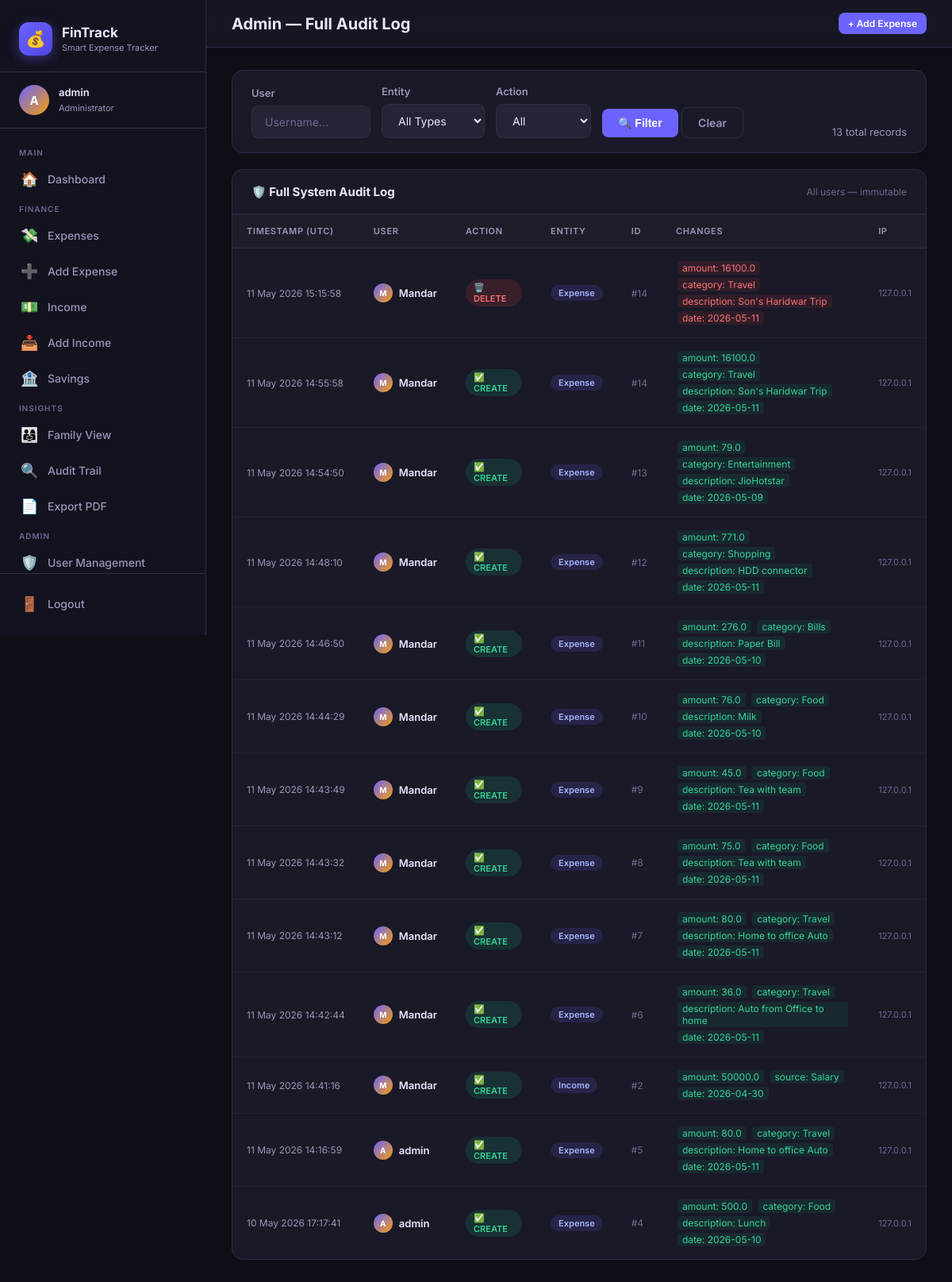
The page /admin/audit (signed in) on the database its author committed.
### app.py (models this page shows, shortened)
class AuditLog(db.Model):
    id          = db.Column(db.Integer, primary_key=True)
    user_id     = db.Column(db.Integer, db.ForeignKey('user.id'), nullable=False)
    username    = db.Column(db.String(80), nullable=False)          # denormalised for history
    action      = db.Column(db.String(20), nullable=False)          # CREATE | UPDATE | DELETE
    entity_type = db.Column(db.String(30), nullable=False)          # Expense | Income | Saving
    entity_id   = db.Column(db.Integer,    nullable=True)
    old_values  = db.Column(db.Text,       nullable=True)           # JSON snapshot before change
    new_values  = db.Column(db.Text,       nullable=True)           # JSON snapshot after change
    ip_address  = db.Column(db.String(50), nullable=True)
    timestamp   = db.Column(db.DateTime,   default=datetime.utcnow, nullable=False)
    @property
    def old_dict(self):
        return json.loads(self.old_values) if self.old_values else {}
    @property
    def new_dict(self):
        return json.loads(self.new_values) if self.new_values else {}

### app.py (the view)
@app.route('/admin/audit')
@admin_required
def admin_audit():
    etype  = request.args.get('entity', '')
    action = request.args.get('action', '')
    user_f = request.args.get('user', '')
    page   = int(request.args.get('page', 1))
    per    = 40
    q = AuditLog.query
    if etype:  q = q.filter_by(entity_type=etype)
    if action: q = q.filter_by(action=action)
    if user_f: q = q.filter(AuditLog.username.ilike(f'%{user_f}%'))
    q = q.order_by(AuditLog.timestamp.desc())
    total  = q.count()
    logs   = q.offset((page-1)*per).limit(per).all()
    pages  = (total + per - 1) // per
    users  = [u.username for u in User.query.filter_by(is_approved=True).all()]
    return render_template('admin_audit.html', logs=logs, total=total,
                           page=page, pages=pages,
                           entity=etype, action=action, user_f=user_f, users=users)

### app.py (called while the page is built)
def admin_required(f):
    @wraps(f)
    def dec(*a, **kw):
        if 'user_id' not in session:
            return redirect(url_for('login'))
        u = User.query.get(session['user_id'])
        if not u or u.role != 'admin':
            flash('Admin only.', 'danger')
            return redirect(url_for('dashboard'))
        return f(*a, **kw)
    return dec

### templates/admin_audit.html (shortened to what this page needs)
{% extends 'base.html' %}
{% block page_title %}Admin — Full Audit Log{% endblock %}
{% block content %}
<form method="GET" class="filters" style="margin-bottom:20px;">
  <div class="form-group">
    <label class="form-label">User</label>
    <input class="form-control" type="text" name="user" value="{{ user_f }}" placeholder="Username…" style="width:150px;">
  </div>
  <div class="form-group">
    <label class="form-label">Entity</label>
    <select class="form-control" name="entity" style="width:130px;">
      <option value="">All Types</option>
    </select>
  </div>
  <div class="form-group">
    <label class="form-label">Action</label>
    <select class="form-control" name="action" style="width:120px;">
      <option value="">All</option>
    </select>
  </div>
  <div class="form-group" style="align-self:flex-end;">
    <button class="btn btn-primary" type="submit">🔍 Filter</button>
    <a href="{{ url_for('admin_audit') }}" class="btn btn-ghost">Clear</a>
  </div>
  <div class="ml-auto" style="align-self:flex-end;color:var(--text-muted);font-size:13px;">
    {{ total }} total record{{ 's' if total != 1 else '' }}
  </div>
</form>
<div class="table-card">
  <div class="table-header">
    <span class="table-title">🛡️ Full System Audit Log</span>
    <span style="font-size:12px;color:var(--text-dim);">All users — immutable</span>
  </div>
  {% if logs %}
  <div style="overflow-x:auto;">
    <table>
      <thead>
        <tr><th>Timestamp (UTC)</th><th>User</th><th>Action</th><th>Entity</th><th>ID</th><th>Changes</th><th>IP</th></tr>
      </thead>
      <tbody>
        {% for log in logs %}
        <tr>
          <td style="color:var(--text-muted);font-size:12px;white-space:nowrap;">{{ log.timestamp.strftime('%d %b %Y %H:%M:%S') }}</td>
          <td>
            <div class="flex gap-2">
              <div class="user-avatar" style="width:24px;height:24px;font-size:10px;flex-shrink:0;">{{ log.username[0].upper() }}</div>
              <span style="font-size:13px;font-weight:600;">{{ log.username }}</span>
            </div>
          </td>
          <td>
            {% if log.action == 'CREATE' %}<span class="badge badge-success">✅ CREATE</span>
            {% elif log.action == 'UPDATE' %}<span class="badge badge-warning">✏️ UPDATE</span>
            {% else %}<span class="badge badge-danger">🗑️ DELETE</span>{% endif %}
          </td>
          <td><span class="badge badge-primary">{{ log.entity_type }}</span></td>
          <td style="color:var(--text-dim);font-size:12px;">#{{ log.entity_id }}</td>
          <td style="font-size:12px;max-width:380px;">
            {% if log.action == 'CREATE' %}
              {% for k, v in log.new_dict.items() %}
              <span style="display:inline-block;margin:2px;background:rgba(16,185,129,.1);color:#34d399;padding:1px 6px;border-radius:4px;">{{ k }}: {{ v }}</span>
              {% endfor %}
            {% elif log.action == 'DELETE' %}
              {% for k, v in log.old_dict.items() %}
              <span style="display:inline-block;margin:2px;background:rgba(239,68,68,.1);color:#f87171;padding:1px 6px;border-radius:4px;">{{ k }}: {{ v }}</span>
              {% endfor %}
            {% endif %}
          </td>
          <td style="color:var(--text-dim);font-size:11px;">{{ log.ip_address or '—' }}</td>
        </tr>
        {% endfor %}
      </tbody>
    </table>
  </div>
  {% else %}
  <div class="empty-state"><div class="icon">🛡️</div><p>No audit records yet.</p></div>
  {% endif %}
</div>
{% endblock %}

### static/css/style.css (style rules this page uses)
:root { --primary: #6c63ff; --primary-dark: #4f46e5; --primary-light: #a5b4fc; --accent: #f59e0b; --danger: #ef4444; --success: #10b981; --warning: #f59e0b; --info: #3b82f6; --bg: #0f0e17; --bg-card: #1a1927; --bg-sidebar: #13121f; --bg-input: #252336; --border: #2e2c45; --text: #e8e6ff; --text-muted: #9796b8; --text-dim: #6b6990; --radius: 14px; --radius-sm: 8px; --shadow: 0 8px 32px rgba(108,99,255,.18); --shadow-sm: 0 2px 12px rgba(0,0,0,.35); --transition: .25s cubic-bezier(.4,0,.2,1); --sidebar-w: 260px; }
*, *::before, *::after { box-sizing: border-box; margin: 0; padding: 0; }
html { scroll-behavior: smooth; }
body { font-family: 'Inter', sans-serif; background: var(--bg); color: var(--text); min-height: 100vh; overflow-x: hidden; }
a { color: var(--primary-light); text-decoration: none; }
.user-avatar { width: 38px; height: 38px; border-radius: 50%; background: linear-gradient(135deg, var(--primary), var(--accent)); display: flex; align-items: center; justify-content: center; font-weight: 700; font-size: 15px; color: #fff; flex-shrink: 0; }
.table-card { background: var(--bg-card); border: 1px solid var(--border); border-radius: var(--radius); overflow: hidden; }
.table-header { padding: 18px 24px; display: flex; align-items: center; justify-content: space-between; border-bottom: 1px solid var(--border); }
.table-title { font-size: 15px; font-weight: 700; }
table { width: 100%; border-collapse: collapse; }
th { padding: 14px 18px; text-align: left; font-size: 11px; font-weight: 600; letter-spacing: .06em; text-transform: uppercase; color: var(--text-muted); background: rgba(255,255,255,.02); border-bottom: 1px solid var(--border); }
td { padding: 14px 18px; font-size: 13px; color: var(--text); border-bottom: 1px solid rgba(255,255,255,.04); }
tr:last-child td { border-bottom: none; }
.badge { padding: 3px 10px; border-radius: 20px; font-size: 11px; font-weight: 600; display: inline-block; }
.badge-success { background: rgba(16,185,129,.15); color: #34d399; }
.badge-danger { background: rgba(239,68,68,.15); color: #f87171; }
.badge-primary { background: rgba(108,99,255,.15); color: var(--primary-light); }
.btn { display: inline-flex; align-items: center; gap: 8px; padding: 10px 20px; border-radius: var(--radius-sm); font-size: 14px; font-weight: 600; cursor: pointer; border: none; transition: all var(--transition); }
.btn-primary { background: var(--primary); color: #fff; }
.btn-ghost { background: transparent; color: var(--text-muted); border: 1px solid var(--border); }
.form-group { margin-bottom: 18px; }
.form-label { display: block; font-size: 13px; font-weight: 600; color: var(--text-muted); margin-bottom: 8px; }
.form-control { width: 100%; padding: 11px 16px; background: var(--bg-input); border: 1px solid var(--border); border-radius: var(--radius-sm); color: var(--text); font-size: 14px; font-family: inherit; transition: border-color var(--transition), box-shadow var(--transition); }
.form-control::placeholder { color: var(--text-dim); }
.filters { background: var(--bg-card); border: 1px solid var(--border); border-radius: var(--radius); padding: 18px 24px; display: flex; flex-wrap: wrap; gap: 14px; align-items: flex-end; margin-bottom: 22px; }
.filters .form-group { margin: 0; }
.flex { display: flex; align-items: center; }
.gap-2 { gap: 8px; }
.ml-auto { margin-left: auto; }

### rows shown on the page
AuditLog: timestamp "11 May 2026 15:15:58", username "M", username "Mandar", action "🗑️ DELETE", entity_type "Expense", entity_id "14", old_dict "amount" "category" "description" "date", old_dict "16100.0" "Travel" "Son's Haridwar Trip" "2026-05-11", ip_address "127.0.0.1"
AuditLog: timestamp "11 May 2026 14:55:58", username "M", username "Mandar", action "✅ CREATE", entity_type "Expense", entity_id "14", new_dict "amount" "category" "description" "date", new_dict "16100.0" "Travel" "Son's Haridwar Trip" "2026-05-11", ip_address "127.0.0.1"
AuditLog: timestamp "11 May 2026 14:54:50", username "M", username "Mandar", action "✅ CREATE", entity_type "Expense", entity_id "13", new_dict "amount" "category" "description" "date", new_dict "79.0" "Entertainment" "JioHotstar" "2026-05-09", ip_address "127.0.0.1"
AuditLog: timestamp "11 May 2026 14:48:10", username "M", username "Mandar", action "✅ CREATE", entity_type "Expense", entity_id "12", new_dict "amount" "category" "description" "date", new_dict "771.0" "Shopping" "HDD connector" "2026-05-11", ip_address "127.0.0.1"
AuditLog: timestamp "11 May 2026 14:46:50", username "M", username "Mandar", action "✅ CREATE", entity_type "Expense", entity_id "11", new_dict "amount" "category" "description" "date", new_dict "276.0" "Bills" "Paper Bill" "2026-05-10", ip_address "127.0.0.1"
AuditLog: timestamp "11 May 2026 14:44:29", username "M", username "Mandar", action "✅ CREATE", entity_type "Expense", entity_id "10", new_dict "amount" "category" "description" "date", new_dict "76.0" "Food" "Milk" "2026-05-10", ip_address "127.0.0.1"
AuditLog: timestamp "11 May 2026 14:43:49", username "M", username "Mandar", action "✅ CREATE", entity_type "Expense", entity_id "9", new_dict "amount" "category" "description" "date", new_dict "45.0" "Food" "Tea with team" "2026-05-11", ip_address "127.0.0.1"
AuditLog: timestamp "11 May 2026 14:43:32", username "M", username "Mandar", action "✅ CREATE", entity_type "Expense", entity_id "8", new_dict "amount" "category" "description" "date", new_dict "75.0" "Food" "Tea with team" "2026-05-11", ip_address "127.0.0.1"
AuditLog: timestamp "11 May 2026 14:43:12", username "M", username "Mandar", action "✅ CREATE", entity_type "Expense", entity_id "7", new_dict "amount" "category" "description" "date", new_dict "80.0" "Travel" "Home to office Auto" "2026-05-11", ip_address "127.0.0.1"
AuditLog: timestamp "11 May 2026 14:42:44", username "M", username "Mandar", action "✅ CREATE", entity_type "Expense", entity_id "6", new_dict "amount" "category" "description" "date", new_dict "36.0" "Travel" "Auto from Office to home" "2026-05-11", ip_address "127.0.0.1"
AuditLog: timestamp "11 May 2026 14:41:16", username "M", username "Mandar", action "✅ CREATE", entity_type "Income", entity_id "2", new_dict "amount" "source" "date", new_dict "50000.0" "Salary" "2026-04-30", ip_address "127.0.0.1"
AuditLog: timestamp "11 May 2026 14:16:59", username "A", username "admin", action "✅ CREATE", entity_type "Expense", entity_id "5", new_dict "amount" "category" "description" "date", new_dict "80.0" "Travel" "Home to office Auto" "2026-05-11", ip_address "127.0.0.1"
AuditLog: timestamp "10 May 2026 17:17:41", username "A", username "admin", action "✅ CREATE", entity_type "Expense", entity_id "4", new_dict "amount" "category" "description" "date", new_dict "500.0" "Food" "Lunch" "2026-05-10", ip_address "127.0.0.1"

### other values the page prints
{{ session.username[0].upper() }} "A"
{{ session.username }} "admin"
{{ total }} "13"
{{ 's' if total != 1 else '' }} "s"
